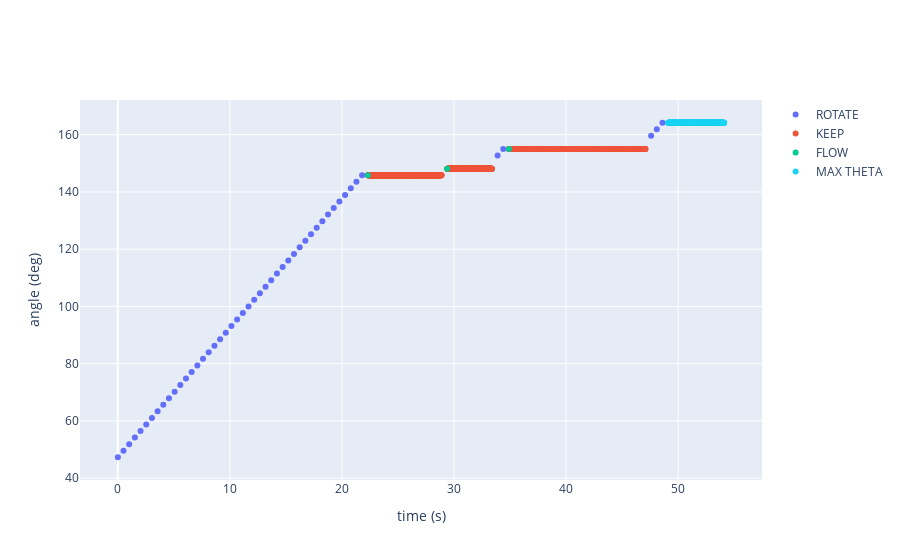
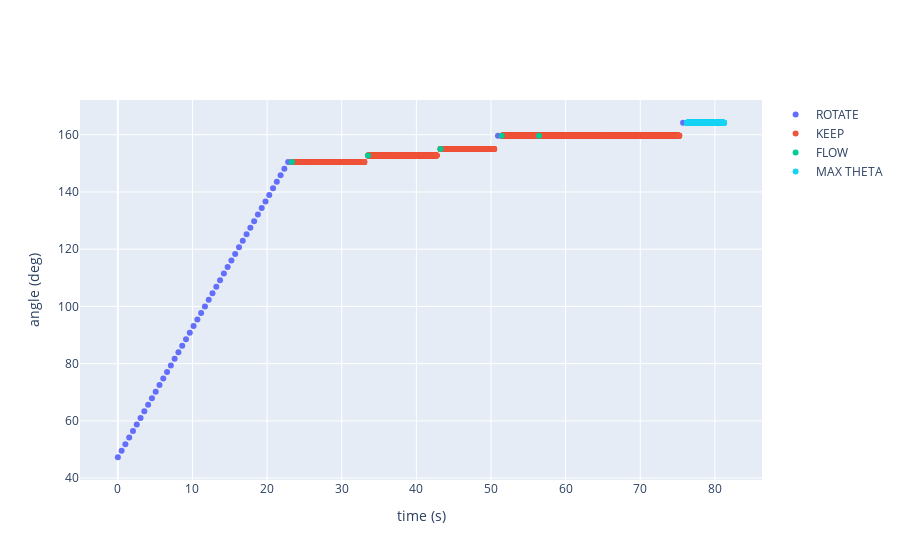

These figures' notebook cell, in order:
### Code cell
log_dfs = [pd.read_csv(log_csv_path) for log_csv_path in  glob(base_logdirs('tip',0.003)[0]+'*/*/log.csv')]

plot(log_dfs[0], vis_amount=False, vis_angle=True)
plot(log_dfs[1], vis_amount=False, vis_angle=True)

### Figure 1 — Plotly figure (JSON) as saved in the notebook; plotly's stock layout.template omitted (floating-point values rounded to 4 significant figures; data arrays with more than 128 entries replaced by an {"elided": "..."} marker saying what was removed)
{"data": [{"mode": "markers", "name": "ROTATE", "type": "scatter", "x": [6.104e-05, 0.506, 1.011, 1.519, 2.028, 2.535, 3.041, 3.548, 4.055, 4.561, 5.068, 5.574, 6.082, 6.587, 7.095, 7.601, 8.108, 8.617, 9.124, 9.632, 10.14, 10.64, 11.15, 11.66, 12.17, 12.67, 13.18, 13.69, 14.2, 14.7, 15.21, 15.72, 16.23, 16.73, 17.24, 17.75, 18.25, 18.76, 19.27, 19.77, 20.28, 20.79, 21.29, 21.8, 33.89, 34.4, 47.59, 48.1, 48.6], "y": [47.29, 49.58, 51.88, 54.17, 56.46, 58.75, 61.04, 63.33, 65.63, 67.92, 70.21, 72.5, 74.79, 77.09, 79.38, 81.67, 83.96, 86.25, 88.54, 90.84, 93.13, 95.42, 97.71, 100.0, 102.3, 104.6, 106.9, 109.2, 111.5, 113.8, 116.0, 118.3, 120.6, 122.9, 125.2, 127.5, 129.8, 132.1, 134.4, 136.7, 139.0, 141.3, 143.5, 145.8, 152.7, 155.0, 159.6, 161.9, 164.2]}, {"mode": "markers", "name": "KEEP", "type": "scatter", "x": {"elided": "2273 float values"}, "y": {"elided": "2273 float values"}}, {"mode": "markers", "name": "FLOW", "type": "scatter", "x": [22.31, 29.39, 34.9], "y": [145.8, 148.1, 155.0]}, {"mode": "markers", "name": "MAX TIME", "type": "scatter", "x": [], "y": []}, {"mode": "markers", "name": "MAX AMOUNT", "type": "scatter", "x": [], "y": []}, {"mode": "markers", "name": "MAX THETA", "type": "scatter", "x": {"elided": "500 float values"}, "y": {"elided": "500 float values"}}, {"mode": "markers", "name": "SHAKE", "type": "scatter", "x": [], "y": []}, {"mode": "markers", "name": "Exception", "type": "scatter", "x": [], "y": []}], "layout": {"xaxis": {"title": {"text": "time (s)"}}, "yaxis": {"title": {"text": "angle (deg)"}}}}

### Figure 2 — Plotly figure (JSON) as saved in the notebook; plotly's stock layout.template omitted (floating-point values rounded to 4 significant figures; data arrays with more than 128 entries replaced by an {"elided": "..."} marker saying what was removed)
{"data": [{"mode": "markers", "name": "ROTATE", "type": "scatter", "x": [6.199e-05, 0.5044, 1.01, 1.52, 2.028, 2.535, 3.043, 3.55, 4.057, 4.564, 5.073, 5.581, 6.087, 6.595, 7.101, 7.609, 8.116, 8.624, 9.132, 9.639, 10.15, 10.65, 11.16, 11.67, 12.18, 12.68, 13.19, 13.69, 14.2, 14.71, 15.22, 15.73, 16.23, 16.74, 17.25, 17.75, 18.26, 18.77, 19.28, 19.78, 20.29, 20.8, 21.3, 21.81, 22.31, 22.82, 50.93, 75.74], "y": [47.29, 49.58, 51.88, 54.17, 56.46, 58.75, 61.04, 63.33, 65.63, 67.92, 70.21, 72.5, 74.79, 77.09, 79.38, 81.67, 83.96, 86.25, 88.54, 90.84, 93.13, 95.42, 97.71, 100.0, 102.3, 104.6, 106.9, 109.2, 111.5, 113.8, 116.0, 118.3, 120.6, 122.9, 125.2, 127.5, 129.8, 132.1, 134.4, 136.7, 139.0, 141.3, 143.5, 145.8, 148.1, 150.4, 159.6, 164.2]}, {"mode": "markers", "name": "KEEP", "type": "scatter", "x": {"elided": "4983 float values"}, "y": {"elided": "4983 float values"}}, {"mode": "markers", "name": "FLOW", "type": "scatter", "x": [23.33, 33.53, 43.23, 51.44, 56.43], "y": [150.4, 152.7, 155.0, 159.6, 159.6]}, {"mode": "markers", "name": "MAX TIME", "type": "scatter", "x": [], "y": []}, {"mode": "markers", "name": "MAX AMOUNT", "type": "scatter", "x": [], "y": []}, {"mode": "markers", "name": "MAX THETA", "type": "scatter", "x": {"elided": "500 float values"}, "y": {"elided": "500 float values"}}, {"mode": "markers", "name": "SHAKE", "type": "scatter", "x": [], "y": []}, {"mode": "markers", "name": "Exception", "type": "scatter", "x": [], "y": []}], "layout": {"xaxis": {"title": {"text": "time (s)"}}, "yaxis": {"title": {"text": "angle (deg)"}}}}
